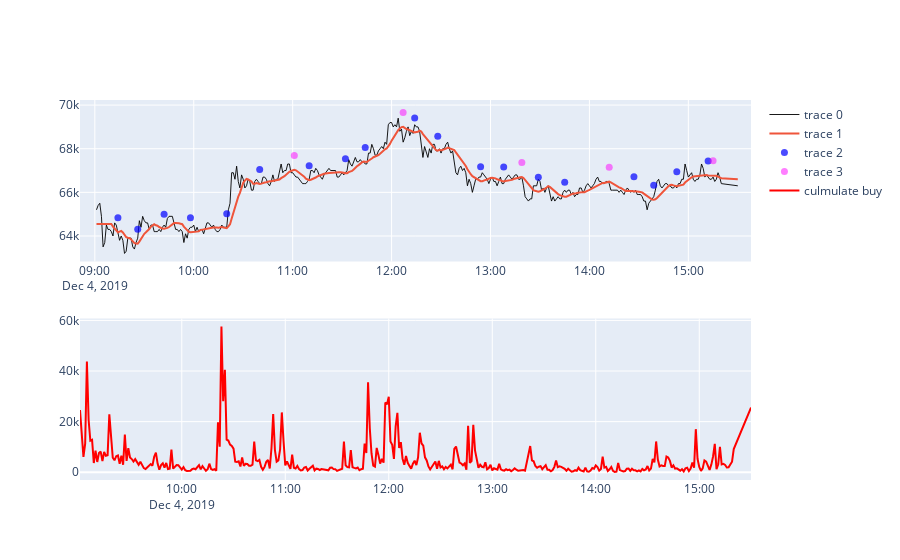

The notebook cell saved with this chart:
### Code cell
show_graph(*get_indexes('peakutil'))

### Figure 1 — Plotly figure (JSON) as saved in the notebook; plotly's stock layout.template omitted (floating-point values rounded to 4 significant figures; data arrays with more than 128 entries replaced by an {"elided": "..."} marker saying what was removed)
{"data": [{"line": {"color": "black", "width": 1}, "mode": "lines", "opacity": 0.9, "type": "scatter", "x": {"elided": "381 str values"}, "y": {"elided": "381 int values"}}, {"mode": "lines", "opacity": 1, "type": "scatter", "x": {"elided": "381 str values"}, "y": {"elided": "381 int values"}}, {"marker": {"color": "blue", "size": 7}, "mode": "markers", "opacity": 0.7, "type": "scatter", "x": ["2019-12-04T09:14:00", "2019-12-04T09:26:00", "2019-12-04T09:42:00", "2019-12-04T09:58:00", "2019-12-04T10:20:00", "2019-12-04T10:40:00", "2019-12-04T11:10:00", "2019-12-04T11:32:00", "2019-12-04T11:44:00", "2019-12-04T12:14:00", "2019-12-04T12:28:00", "2019-12-04T12:54:00", "2019-12-04T13:08:00", "2019-12-04T13:29:00", "2019-12-04T13:45:00", "2019-12-04T14:27:00", "2019-12-04T14:39:00", "2019-12-04T14:53:00", "2019-12-04T15:12:00"], "y": [64830.0, 64310.0, 64990.0, 64830.0, 65020.0, 67040.0, 67220.0, 67540.0, 68050.0, 69410.0, 68570.0, 67170.0, 67160.0, 66690.0, 66460.0, 66710.0, 66320.0, 66940.0, 67430.0]}, {"marker": {"color": "magenta", "size": 7}, "mode": "markers", "opacity": 0.5, "type": "scatter", "x": ["2019-12-04T11:01:00", "2019-12-04T12:07:00", "2019-12-04T13:19:00", "2019-12-04T14:12:00", "2019-12-04T15:15:00"], "y": [67690.0, 69660.0, 67360.0, 67150.0, 67450.0]}, {"line": {"color": "red"}, "name": "culmulate buy", "type": "scatter", "x": {"elided": "381 str values"}, "xaxis": "x2", "y": {"elided": "381 int values"}, "yaxis": "y2"}], "layout": {"xaxis": {"anchor": "y", "domain": [0, 1]}, "xaxis2": {"anchor": "y2", "domain": [0, 1]}, "yaxis": {"anchor": "x", "domain": [0.575, 1]}, "yaxis2": {"anchor": "x2", "domain": [0, 0.425]}}}
